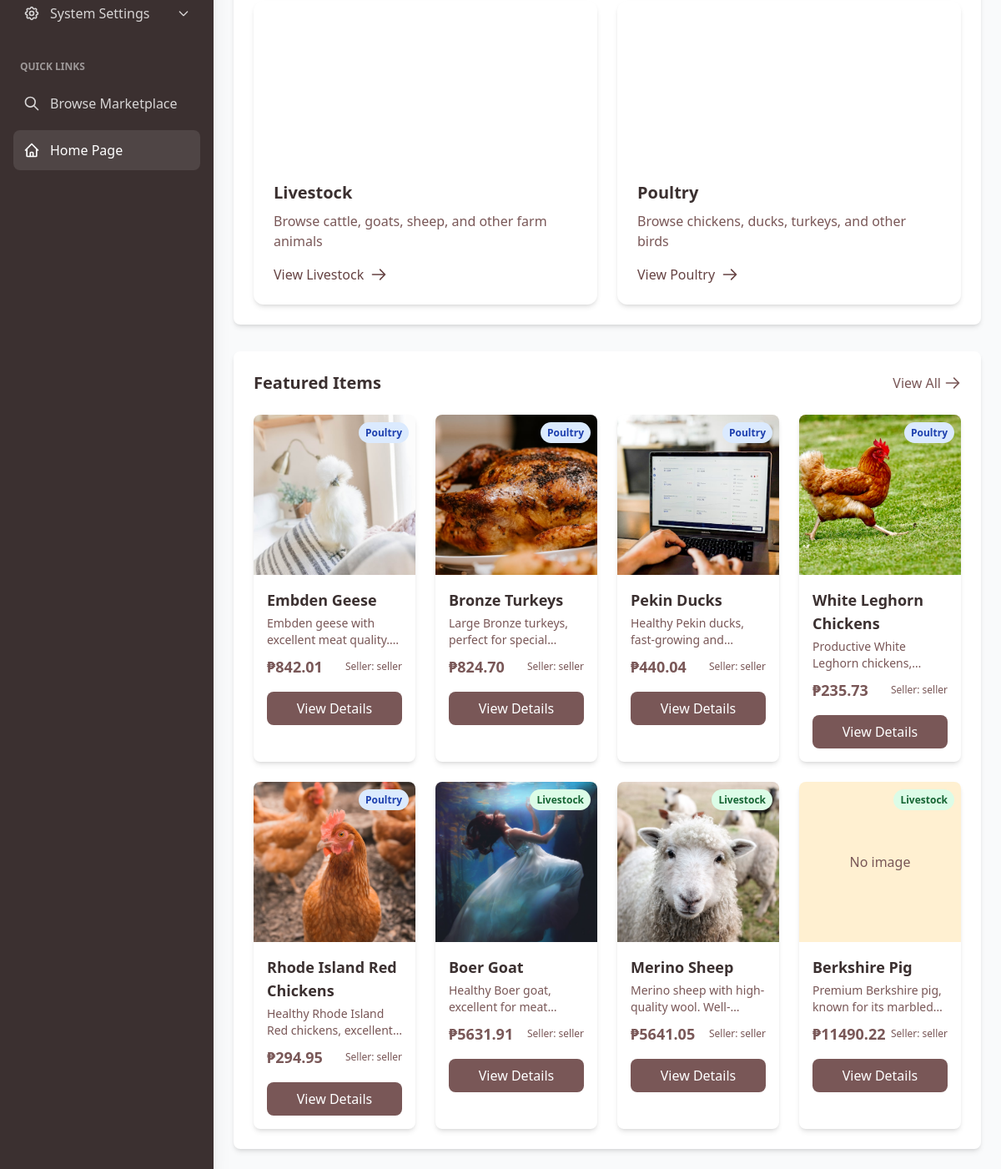
The app's page /custom-admin/home/ (signed in, lower part), older data.
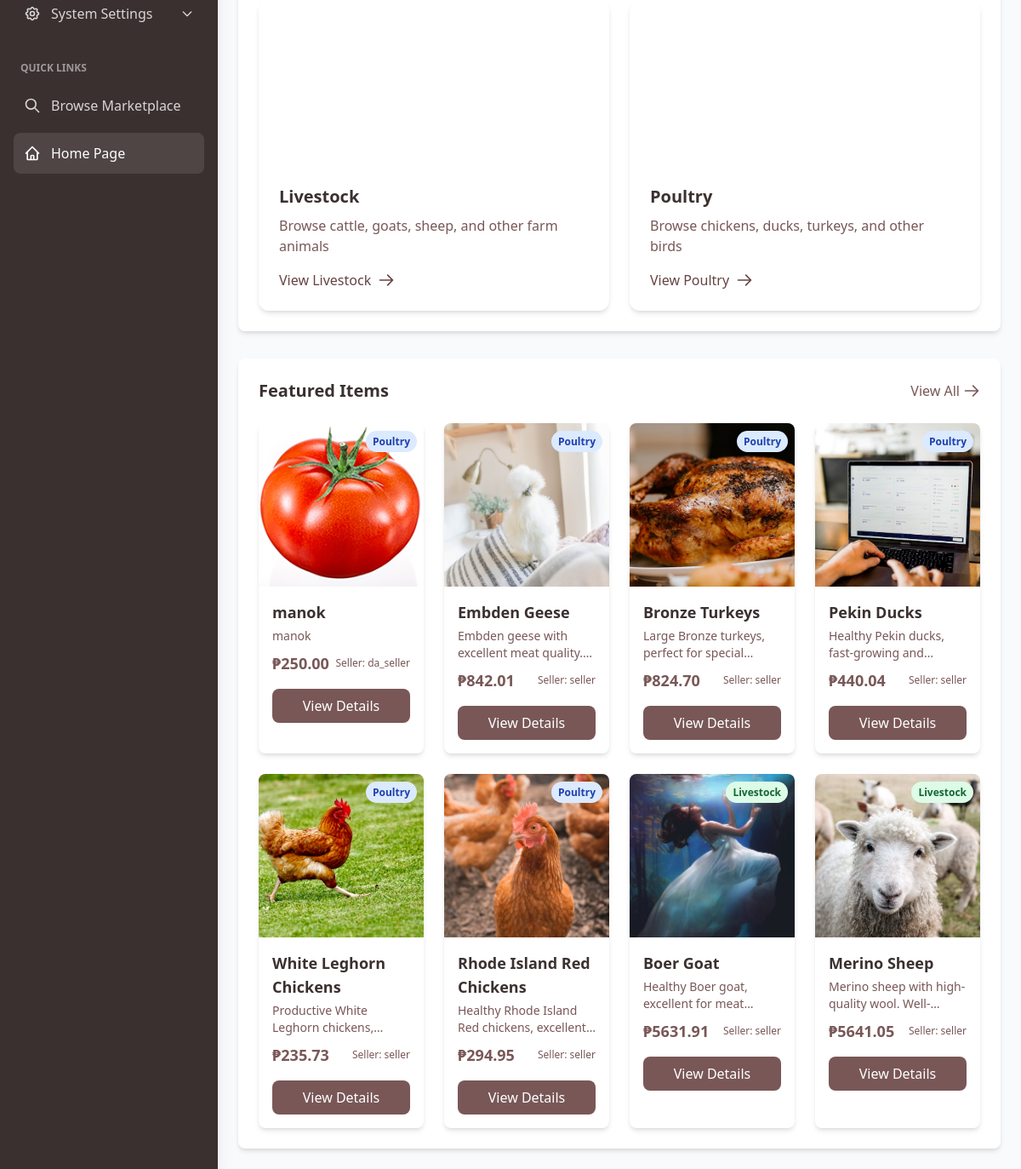
The same page, newer data.
### marketplace/models.py (models this page shows, shortened)
class Item(models.Model):
    SELL_CATEGORY = (
        ('livestock', 'Livestock'),
        ('poultry', 'Poultry'),
    )
    seller = models.ForeignKey(User, on_delete=models.CASCADE, limit_choices_to={'is_seller': True})
    name = models.CharField(max_length=100)
    description = models.TextField()
    category = models.CharField(max_length=10, choices=SELL_CATEGORY)
    price = models.DecimalField(max_digits=10, decimal_places=2)
    available = models.BooleanField(default=True)
    image = models.ImageField(upload_to='item_images/', blank=True, null=True)
    created_at = models.DateTimeField(auto_now_add=True)
    def get_category_display(self):
        return dict(self.SELL_CATEGORY).get(self.category, self.category)

class User(AbstractUser):
    is_seller = models.BooleanField(default=False)
    is_buyer = models.BooleanField(default=False)
    is_approved = models.BooleanField(default=False, help_text="Indicates whether the user has been approved by an admin")
    profile_image = models.ImageField(upload_to='profile_images/', blank=True, null=True)
    phone_number = models.CharField(max_length=15, blank=True, null=True)
    address = models.CharField(max_length=255, blank=True, null=True)
    city = models.CharField(max_length=100, blank=True, null=True)
    business_name = models.CharField(max_length=100, blank=True, null=True)
    business_id = models.CharField(max_length=50, blank=True, null=True)
    terms_agreed = models.BooleanField(default=False)
    terms_agreed_date = models.DateTimeField(blank=True, null=True)

### marketplace/admin_views.py (the view)
# urls.py: path('custom-admin/home/', admin_views.admin_home, name='admin_home'),
@login_required
@user_passes_test(is_admin)
def admin_home(request):
    items = Item.objects.filter(available=True).order_by('-created_at')[:8]
    pending_approvals_count = User.objects.filter(is_active=False, is_approved=False).count()
    return render(request, 'admin/home.html', {
        'items': items,
        'pending_approvals_count': pending_approvals_count
    })

### marketplace/admin_views.py (called while the page is built)
def is_admin(user):
    return user.is_authenticated and user.is_superuser

### marketplace/context_processors.py (called while the page is built, shortened)
def cart_processor(request):
    return {
        'active_cart': None,
        'cart': None,
        'cart_quantity': 0
    }

def notification_processor(request):
    return {
        'unread_notifications_count': 0,
        'recent_notifications': []
    }

### templates/admin/home.html (shortened to what the changed rows need)
{% extends 'admin/admin_base.html' %}
{% load static %}
{% block dashboard_content %}
<div class="space-y-8">
    {% if items %}
    <div class="bg-white rounded-lg shadow-md p-6">
        <div class="flex justify-between items-center mb-6">
            <h2 class="text-xl font-bold text-agri-brown-darker">Featured Items</h2>
        </div>
        <div class="grid grid-cols-1 sm:grid-cols-2 md:grid-cols-3 lg:grid-cols-4 gap-6">
            {% for item in items %}
            <div class="bg-white rounded-lg shadow-md overflow-hidden hover:shadow-xl transition-all duration-300">
                <div class="relative">
                    {% if item.image %}
                    <div class="h-48 overflow-hidden">
                        <img src="{{ item.image.url }}" alt="{{ item.name }}" class="w-full h-full object-cover">
                    </div>
                    {% else %}
                    <div class="h-48 bg-agri-cream flex items-center justify-center">
                        <span class="text-agri-brown">No image</span>
                    </div>
                    {% endif %}
                    <div class="absolute top-2 right-2">
                        <span class="px-2 py-1 text-xs font-semibold rounded-full {% if item.category == 'livestock' %}bg-green-100 text-green-800{% else %}bg-blue-100 text-blue-800{% endif %}">
                            {{ item.get_category_display }}
                        </span>
                    </div>
                </div>
                <div class="p-4">
                    <h3 class="text-lg font-semibold text-agri-brown-darker mb-1">{{ item.name }}</h3>
                    <p class="text-sm text-agri-brown mb-2 line-clamp-2">{{ item.description|truncatechars:100 }}</p>
                    <div class="flex justify-between items-center">
                        <span class="text-lg font-bold text-agri-brown">₱{{ item.price }}</span>
                        <span class="text-xs text-agri-brown">Seller: {{ item.seller.username }}</span>
                    </div>
                    <div class="mt-4">
                        <a href="{% url 'item_detail' item.id %}" class="block w-full text-center bg-agri-brown text-white px-4 py-2 rounded-lg hover:bg-agri-brown-dark transition-colors">
                            View Details
                        </a>
                    </div>
                </div>
            </div>
            {% endfor %}
        </div>
    </div>
    {% endif %}
</div>
{% endblock dashboard_content %}

Row changes from the older to the newer data that the page shows:
no longer on this page (row unchanged): Item: image "No image", category "Livestock", name "Berkshire Pig", description "Premium Berkshire pig, known for its…", price "11490.22", seller.username "seller"
added Item: image (picture), category "Poultry", name "manok", description "manok", price "250.00", seller.username "da_seller"
